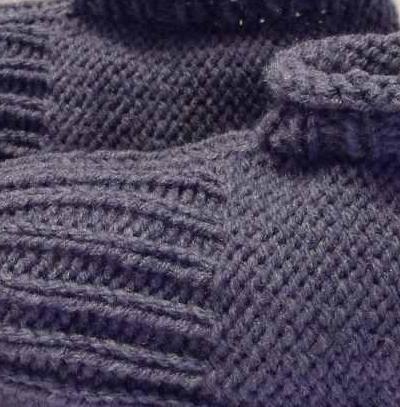
#> input picture backgrounds/knitted_0168.jpg, 400 x 407 px
$ python image-overlay.py
#> lines starting #> are read from the running program, lines starting #| are printed output that depends on the picture; after the words box and inside, x2 and y2 are one past the last pixel; in counts of white or black regions, pixels touching at a corner belong together; pictures that were not available may be replaced by others from this repository, and a replacement may not be noted
import cv2
import numpy as np
from skimage.util import random_noise

# load sample background and sample card
background = cv2.imread("backgrounds/knitted_0168.jpg")
#> background is the input picture: shape (407, 400, 3); mean B, G, R 86.7, 65.7, 72.3
card = cv2.imread("cards-dataset/Qc.png")
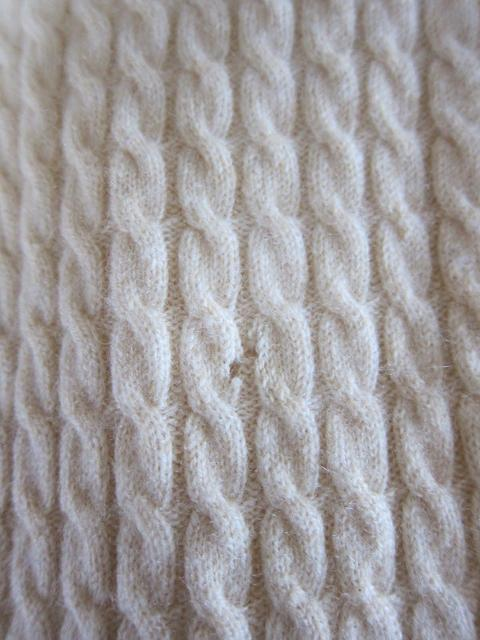
#> input picture backgrounds/knitted_0161.jpg, 480 x 640 px, given in place of Qc.png, which was not available
#> card is the input picture: shape (640, 480, 3); mean B, G, R 156.3, 155.3, 159.2

# scale card image down to be smaller than background
scale_percent = 20
width = int(card.shape[1] * scale_percent / 100)
#> width = 96
height = int(card.shape[0] * scale_percent / 100)
#> height = 128
dim = (width, height)
#> dim = (96, 128)
card = cv2.resize(card, dim, interpolation = cv2.INTER_AREA)
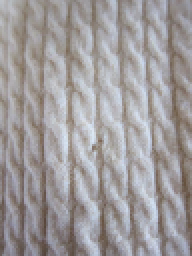
#> card: shape (128, 96, 3) (shown 2 times larger); mean B, G, R 156.3, 155.3, 159.2

# superimpose the card image over the background
x_offset=y_offset=50
background[y_offset:y_offset+card.shape[0], x_offset:x_offset+card.shape[1]] = card
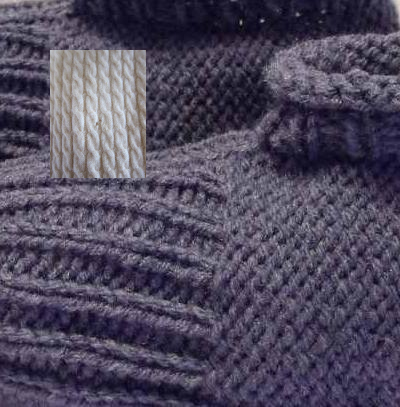
#> background: shape (407, 400, 3); 7.55% of pixels changed, all inside (x1, y1, x2, y2) = (50, 50, 146, 178)

# add blur to the image (5,5 max)
blurimg = cv2.blur(background,(2,2))

# add noise to the image
noisyimg = random_noise(blurimg, mode='gaussian', var=0.05**2)
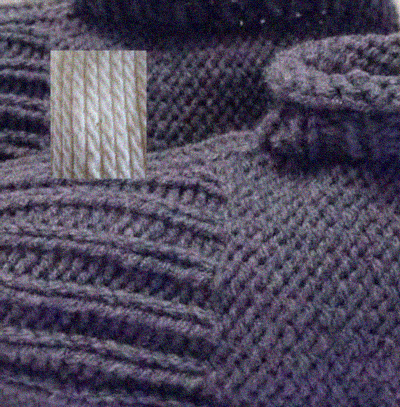
#> noisyimg: shape (407, 400, 3) float64; mean B, G, R 0.361, 0.284, 0.308


cv2.imshow('blurred image',noisyimg)
cv2.waitKey(500)
input('Quit?')
cv2.destroyAllWindows()
cv2.waitKey(1)
